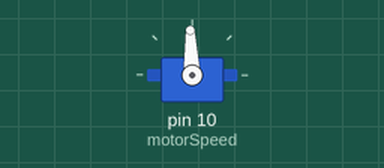
Simulated run of this sketch. Board: Arduino Uno, built with avr-gcc and run on an emulated ATmega328P. Parts: servo.

Above: at 0.1 s.
At 1.9 s:
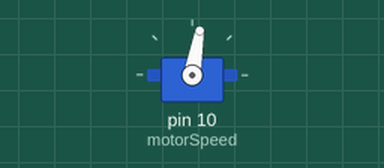
Timing chart, 0 to 3.4 s (numbered marks = the images above):
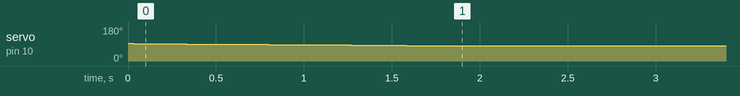

The sketch:

motor_control_2.c.ino
```cpp
#include <Servo.h>
Servo motorSpeed;
int speed = 1500;

void setup() {
  // put your setup code here, to run once:
  motorSpeed.attach(10);
  //1700 ~ 5 hz, 1720 ~6hz

}

void loop() {
  // put your main code here, to run repeatedly:
  if (speed > 1370) {
    speed--;
    motorSpeed.writeMicroseconds(speed);
  }
  delay(15);
}
```

Measured:
- by itself, servo on pin 10 (motorSpeed): moves from 93° to 80° over 1.9 s
